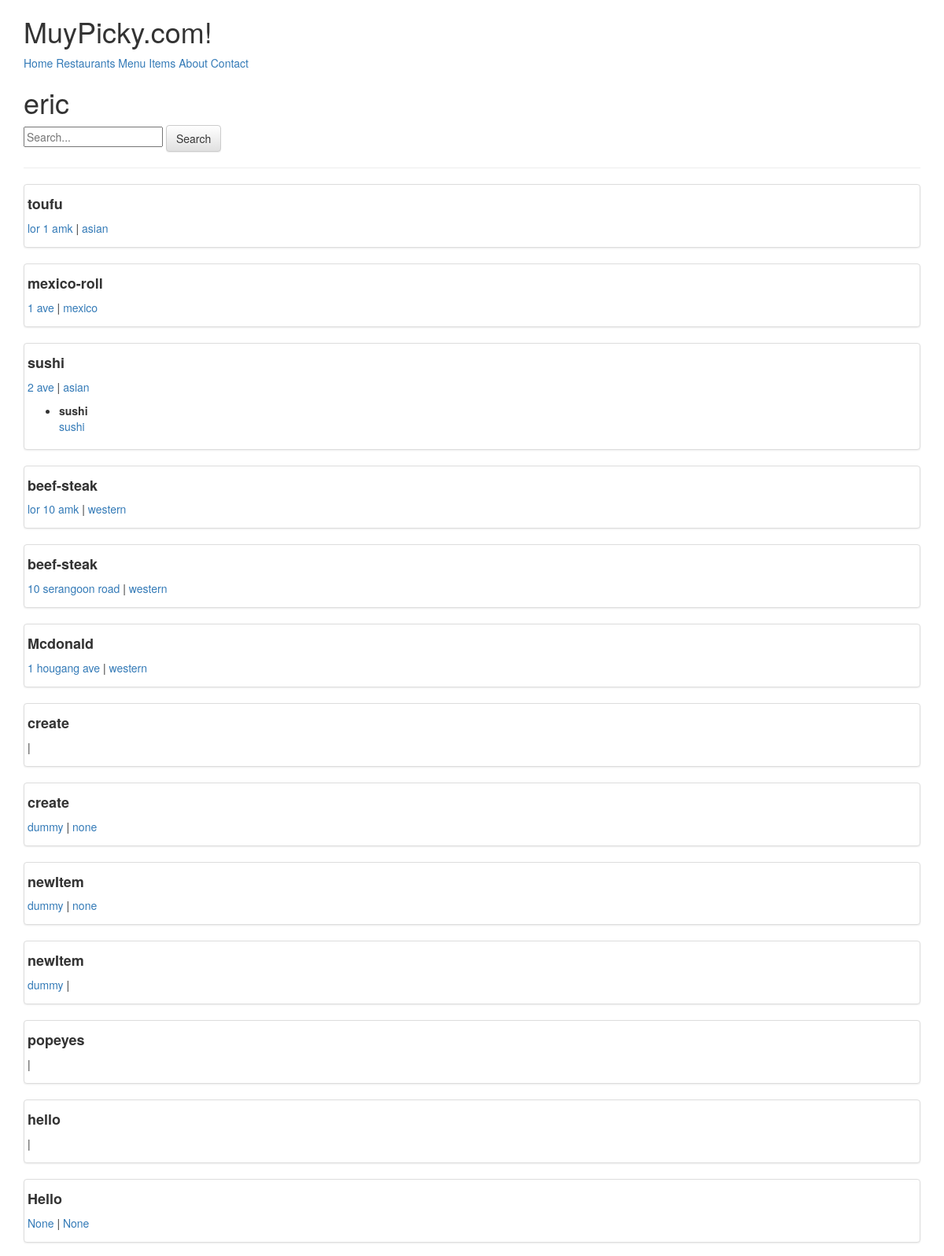
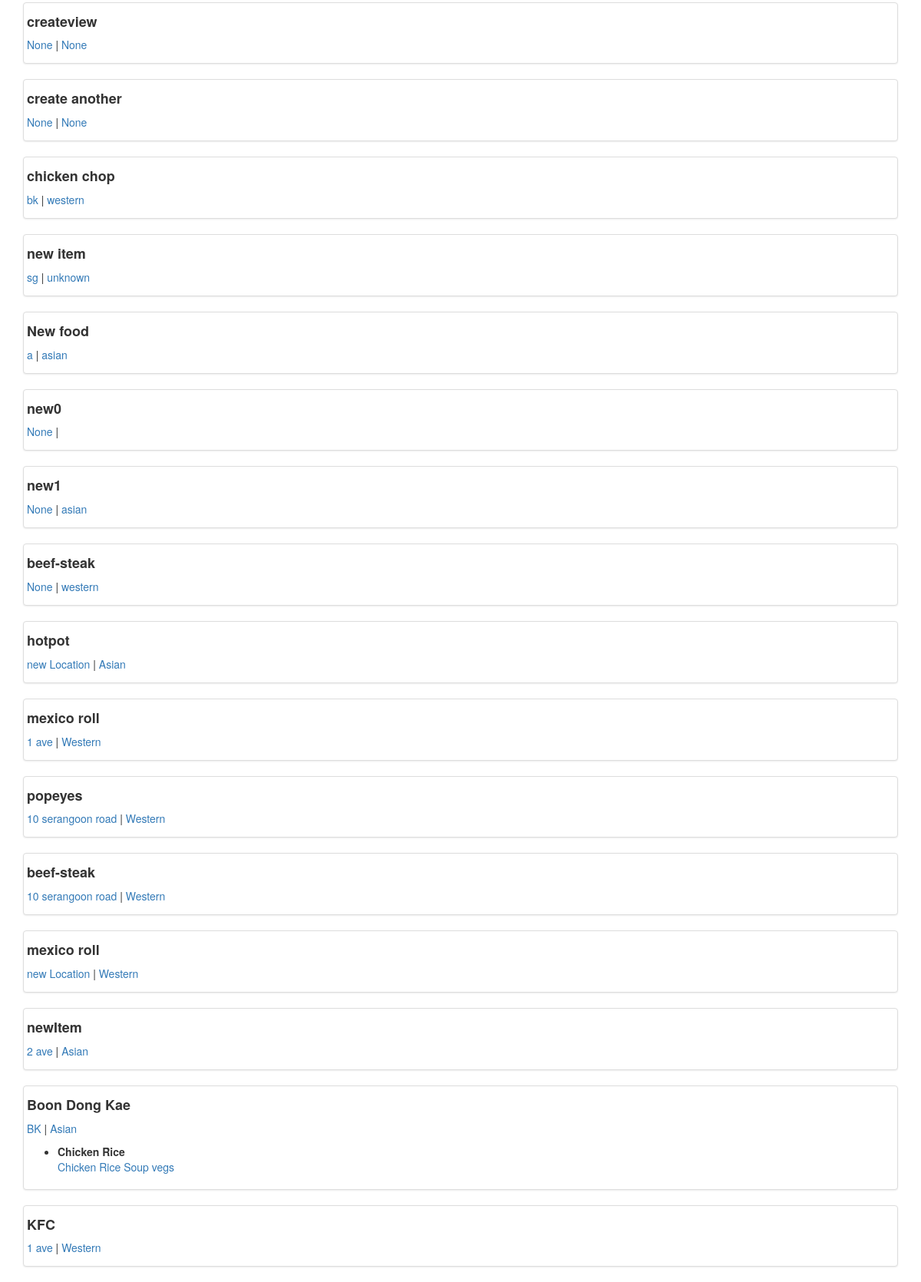
The app's page /profile/eric with its own data (2 pictures, top to bottom).
### restaurants/models.py (models this page shows, shortened)
class RestaurantLocation(models.Model):
	owner 		= models.ForeignKey(Users) #class_instance.model_set.all()  # Django Models Unleashed JOINCFE.com
	name 		= models.CharField(max_length=120)
	location 	= models.CharField(max_length=120, null=True, blank=True)
	category 	= models.CharField(max_length=120, null=True, blank=True, validators=[validate_category])
	timestamp	= models.DateTimeField(auto_now=False, auto_now_add=False, null=True, blank=True)
	update 		= models.DateTimeField(auto_now_add=True)
	slug		= models.SlugField(null=True, blank=True)
	objects = RestaurantLocationManager() #add Model.objects.all()
	@property
	def title(self):
		return self.name

### menus/models.py (models this page shows, shortened)
class Items(models.Model):
	user 		= models.ForeignKey(settings.AUTH_USER_MODEL)
	restaurant	= models.ForeignKey(RestaurantLocation)
	name 		= models.CharField(max_length=120)
	contents	= models.TextField(help_text='Seperate each by comma')
	excludes	= models.TextField(blank=True, null=True, help_text='Seperate each by comma')
	public 		= models.BooleanField(default=True)
	timestamp	= models.DateTimeField(auto_now_add=True)
	updated 	= models.DateTimeField(auto_now=True)
	class Meta:
		ordering = ['-updated','-timestamp'] # Item.objects.all()
	def get_contents(self):
		return self.contents.split(",")

### profiles/views.py (the view)
# urls.py: url(r'^(?P<username>[\w-]+)$', ProfileDetailsView.as_view(), name='detail'),
class ProfileDetailsView(DetailView):
	queryset = User.objects.filter(is_active=True)
	template_name  = 'profiles/user.html'
	def get_object(self):
		username = self.kwargs.get("username")
		if username is None:
			 raise Http404
		return get_object_or_404(User, username__iexact=username, is_active=True)
	def get_context_data(self, *args, **kwargs):
		context = super(ProfileDetailsView,self).get_context_data(*args,**kwargs)
		user = context['user']
		query = self.request.GET.get('q')
		item_exists = Items.objects.filter(user=user).exists()
		qs = RestaurantLocation.objects.filter(owner=user).search(query)
		if item_exists and qs.exists():
			context['locations'] = qs
		return context

### restaurants/models.py (called while the page is built)
	def search(self,query):
		if query:
			query=query.strip()
			return self.filter(
				Q(name__icontains=query)|
				Q(location__icontains=query)|
				Q(category__icontains=query)|
				Q(items__name__icontains=query)|
				Q(items__contents__icontains=query)
				).distinct()
		else:
			return self

	def get_queryset(self):
		return RestaurantLocationQuerySet(self.model,using=self._db)

### profiles/templates/profiles/user.html (shortened to what this page needs)
{% extends "base.html" %}
{% block content %}
<h1>{{user.username}}</h1>
<form class='form' method='GET' action=''>
<input type='text' placeholder="Search..." name='q' value='{{ request.GET.q }}'>
<button class='btn btn-default' type='submit' >Search</button>
</form>
<hr/>
{% if locations %}
{% for rest in locations %}
	<div class='row'>
		<div class='col-sm-12'>
			<dic class='thumbnail'>
			<h4><b>{{ rest.title }}</b> </h4>
			<p><a href='{{ request.path }}?q={{rest.location}}'>{{rest.location}}</a>
				| <a href='{{ request.path }}?q={{rest.category}}'>{{rest.category}}</a></p>
			<ul>
				{% for item in rest.items_set.all %}
					<li style='margin-bottom: 15px;'><b>{{ item.name }}</b><br/>
						{% for ing in item.get_contents %}
							<a href='{{ request.path }}?q={{ing}}'>{{ing}}</a>
						{% endfor %}
					</li>
				{% endfor %}
			</ul>
		</div>
	</div>
{% endfor %}
{% else %}
<p class='lead'> No Items Found</p>
{% endif %}
{% endblock content %}

### records on screen
RestaurantLocation: title "toufu", location "lor 1 amk", category "asian"
RestaurantLocation: title "mexico-roll", location "1 ave", category "mexico"
RestaurantLocation: title "sushi", location "2 ave", category "asian"
Items: name "sushi", get_contents "sushi"
RestaurantLocation: title "beef-steak", location "lor 10 amk", category "western"
RestaurantLocation: title "beef-steak", location "10 serangoon road", category "western"
RestaurantLocation: title "Mcdonald", location "1 hougang ave", category "western"
RestaurantLocation: title "create"
RestaurantLocation: title "create", location "dummy", category "none"
RestaurantLocation: title "newItem", location "dummy", category "none"
RestaurantLocation: title "newItem", location "dummy"
RestaurantLocation: title "popeyes"
RestaurantLocation: title "hello"
RestaurantLocation: title "Hello", location "None", category "None"
RestaurantLocation: title "createview", location "None", category "None"
RestaurantLocation: title "create another", location "None", category "None"
RestaurantLocation: title "chicken chop", location "bk", category "western"
RestaurantLocation: title "new item", location "sg", category "unknown"
RestaurantLocation: title "New food", location "a", category "asian"
RestaurantLocation: title "new0", location "None"
RestaurantLocation: title "new1", location "None", category "asian"
RestaurantLocation: title "beef-steak", location "None", category "western"
RestaurantLocation: title "hotpot", location "new Location", category "Asian"
RestaurantLocation: title "mexico roll", location "1 ave", category "Western"
RestaurantLocation: title "popeyes", location "10 serangoon road", category "Western"
RestaurantLocation: title "beef-steak", location "10 serangoon road", category "Western"
RestaurantLocation: title "mexico roll", location "new Location", category "Western"
RestaurantLocation: title "newItem", location "2 ave", category "Asian"
RestaurantLocation: title "Boon Dong Kae", location "BK", category "Asian"
Items: name "Chicken Rice", get_contents "Chicken Rice" "Soup" "vegs"
RestaurantLocation: title "KFC", location "1 ave", category "Western"

### other values on screen
{{ user.username }} "eric"
